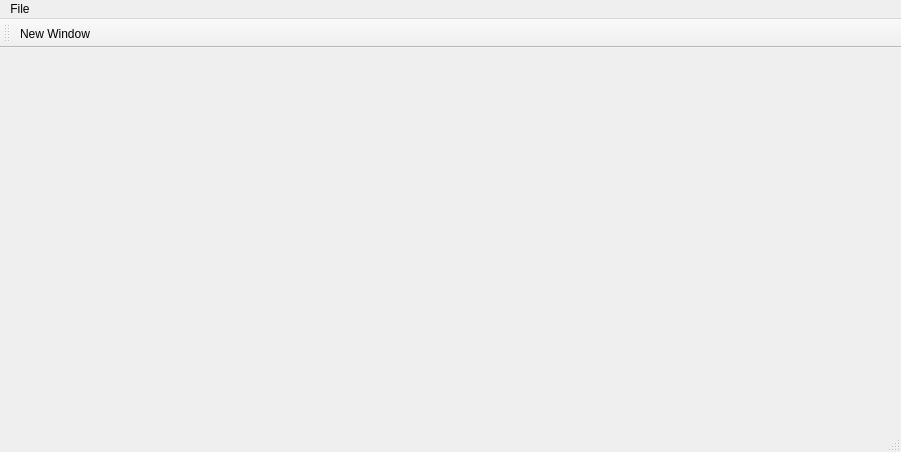
<?xml version="1.0" encoding="UTF-8"?>
<ui version="4.0">
 <class>MainWindow</class>
 <widget class="QMainWindow" name="MainWindow">
  <property name="geometry">
   <rect>
    <x>0</x>
    <y>0</y>
    <width>901</width>
    <height>452</height>
   </rect>
  </property>
  <property name="windowTitle">
   <string>MainWindow</string>
  </property>
  <widget class="QWidget" name="centralWidget"/>
  <widget class="QMenuBar" name="menuBar">
   <property name="geometry">
    <rect>
     <x>0</x>
     <y>0</y>
     <width>901</width>
     <height>25</height>
    </rect>
   </property>
   <widget class="QMenu" name="menuFile">
    <property name="title">
     <string>File</string>
    </property>
    <addaction name="actionNew_Window"/>
   </widget>
   <addaction name="menuFile"/>
  </widget>
  <widget class="QToolBar" name="mainToolBar">
   <attribute name="toolBarArea">
    <enum>TopToolBarArea</enum>
   </attribute>
   <attribute name="toolBarBreak">
    <bool>false</bool>
   </attribute>
   <addaction name="actionNew_Window"/>
  </widget>
  <widget class="QStatusBar" name="statusBar"/>
  <action name="actionNew_Window">
   <property name="text">
    <string>New Window</string>
   </property>
  </action>
 </widget>
 <layoutdefault spacing="6" margin="11"/>
 <resources/>
 <connections/>
</ui>
